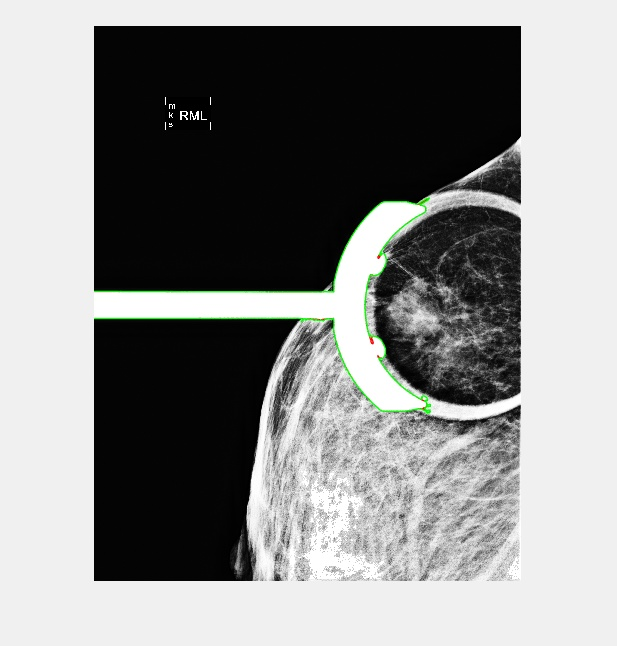
%> input picture DetectObjects/M00029_42539830_t3_20150113_122215_R_ML_Cancer_R_Cancer_irregular-mass-with-spiculated-margins_Invasive-ductal-carcinoma_ct_0_dns_2-Overlay.jpg, 617 x 646 px
$ octave --eval "result = muscle_finder(imread('DetectObjects/M00029_42539830_t3_20150113_122215_R_ML_Cancer_R_Cancer_irregular-mass-with-spiculated-margins_Invasive-ductal-carcinoma_ct_0_dns_2-Overlay.jpg'));"   (GNU Octave 9; MATLAB toolbox functions it lacks are replaced by stand-ins)
%> lines starting %> are read from the running program, lines starting %| are printed output that depends on the picture; in (x1, y1, x2, y2) boxes, pixels count from 0 and x2, y2 are one past the last pixel; in counts of white or black regions, pixels touching at a corner belong together; the program's own positions count from 1

% Input I - Image
%       file - [optional]  filename of image, default 'TEST'
%       DEBUG - [optional] Debug info displayed [0-2], default 0.
% Output
%       xy_long - x,y endpoints of muscle
%       max_angl - maximum muscle angle (due to ambiguities in image).
%       min_angl - minimum muscle angle (due to ambiguities in image).
function [xy_long max_angl min_angl] = muscle_finder(I, file, DEBUG)
xy_long = 0;
max_angl_err = 0;

if nargin == 1
    file = 'TEST';
    DEBUG = 0;
end

MIN_MUSCLE_ANGLE = 30;
MAX_MUSCLE_ANGLE = 85;
EDGE_BOARDER_RATIO = 60/40;
MUSCLE_START_THRESHOLD = 0.40;
PERCENT_WHITE = 0.10;

FILTER_ANGLE = -60;
%JGMMfilt1 = [ones(25,50);-1*ones(25,50)];
filt1 = [ones(10,20);-1*ones(10,20)];
filt2 = imrotate(filt1,FILTER_ANGLE);
%Make filter sum to 1
filt3 = filt2 / (sum(sum(filt2)));

I=double(I(:,:,1));
height=size(I,1);
%> height = 646
width=size(I,2);
%> width = 617

%Resize for speed and filter
%JGMMBW=imfilter(imresize(double(I),0.25),filt3, 'replicate');
BW=imfilter(imresize(double(I),0.5),filt3, 'replicate');
%> BW: size 323x309 double; every value is NaN or infinite
%Normalize
BW = (BW - min(min(BW)))/(max(max(BW)) - min(min(BW)));
%Threshold
mt = MUSCLE_START_THRESHOLD;
while (mt < 1.0)
    BW1 = BW > mt;
    if ((nnz(BW1)/prod(size(BW1))) < PERCENT_WHITE) break; end;
    mt = mt + 0.05;
end
%> after the loop, mt = 0.4
BW = BW1;
%JGMMBW=imresize(BW,4);
BW=imresize(BW,2);
%> BW: size 646x618 logical; every value is 0
if (DEBUG==1) figure; imagesc(BW);colormap gray; end;

%remove noise on image boarder
BW(:,width-5:width)=0;
BW(1:20,:)=0;
BW(height-20:height,:)=0;
%figure; imagesc(BW);colormap gray;

%remove TITLE on image
%JGMMBW(1:800,1:1000) = 0;
BW(1:320,1:400) = 0;

%remove breast boarder
Iboundary=(imdilate(double(I==1),ones(15)));
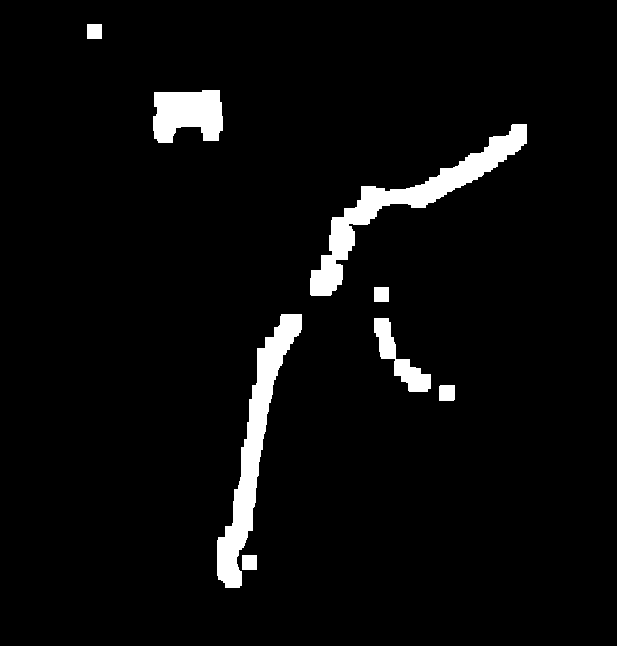
%> Iboundary: size 646x617 double; values 0 (black) and 1 (white), 4.4% white; 8 white regions, largest, box (x1, y1, x2, y2) and area: (310, 124, 527, 296) 6287, (217, 314, 302, 588) 5948, (153, 90, 223, 143) 2968
Iboundary=imfill(Iboundary, 'holes');
%figure; imagesc(Iboundary);colormap gray;
%Remove stray points
Iboundary=~imfill(~Iboundary, 'holes');
%> Iboundary: size 646x617 logical; every value is 0
BW2 = edge(Iboundary);
BW2(:,width-5:width)=0;
BW2(1:20,:)=0;
BW2(height-20:height,:)=0;
%JGMMBW2=(imdilate(double(BW2==1),ones(500)));
BW2=(imdilate(double(BW2==1),ones(200)));
%> BW2: size 646x617 double; every value is 0
BW2=~BW2;
%> BW2: size 646x617 logical; every value is 1
if (DEBUG==1) figure; imagesc(BW2);colormap gray; end;
%JGMM BW = BW & BW2;
BW = imresize(BW, [size(BW2,1) size(BW2,2)]) & BW2;
if (DEBUG==1) figure; imagesc(BW);colormap gray; end;


%START ADJUSTED MATLAB CODE FOR USING HOUGHLINES
[H,T,R] = hough(BW);
%> H: size 1785x180 double; every value is 0
%> T = 180 values from -90 to 89; R = 1785 values from -892 to 892
P  = houghpeaks(H,5,'threshold',ceil(0.5*max(H(:))));
%> P = [1 1; 1 1; 1 1; 1 1; 1 1]
x = T(P(:,2)); y = R(P(:,1));
%> after `x = T(P(:,2))`: x = [-90 -90 -90 -90 -90]
%> after `y = R(P(:,1))`: y = [-892 -892 -892 -892 -892]
% Find lines and plot them
lines = houghlines(BW,T,R,P,'FillGap',5,'MinLength',300);
%> lines = empty struct
if (DEBUG>=1) figure, imagesc(I), colormap gray, hold on; end;
max_len = 0;
min_angl = 90;
max_angl = 0;
for k = 1:length(lines)
    xy = [lines(k).point1; lines(k).point2];
    if (DEBUG==1) plot(xy(:,1),xy(:,2),'LineWidth',2,'Color','green'); end;

    % Plot beginnings and ends of lines
    if (DEBUG==1) plot(xy(1,1),xy(1,2),'x','LineWidth',2,'Color','yellow'); end;
    if (DEBUG==1) plot(xy(2,1),xy(2,2),'x','LineWidth',2,'Color','red'); end;

    % Determine the endpoints of the longest line segment
    angl = atan((xy(1,2)-xy(2,2))/(xy(1,1)-xy(2,1)))*180/pi;
    if ((angl > MIN_MUSCLE_ANGLE) && (angl < MAX_MUSCLE_ANGLE))
        len = norm(lines(k).point1 - lines(k).point2);

        % Eliminate lines closer to boarder then right edge
        dist2edge = double(width - xy(2,1));
        dist2boarder = double(xy(2,1) - find(Iboundary(int16(xy(2,2)),:), 1, 'last'));
        if ((dist2boarder / dist2edge) > EDGE_BOARDER_RATIO)
            if (DEBUG==1) plot(xy(:,1),xy(:,2),'LineWidth',2,'Color','cyan'); end;
            if ( len > max_len)
                max_len = len;
                xy_long = xy;
            end
            if (angl > max_angl)
                max_angl = angl;
                xy_long_max = xy;
            end
            if (angl < min_angl)
                min_angl = angl;
                xy_long_min = xy;
            end
        end
    end

end
%> this loop made 0 passes
%> after the loop, max_angl = 0; max_len = 0; min_angl = 90; xy_long = 0
if (min_angl == 90) min_angl = 0; end

% highlight the longest line segment
if (DEBUG>=1) if (max_len > 0)   plot(xy_long(:,1),xy_long(:,2),'LineWidth',2,'Color','blue'); end; end
if (DEBUG>=1) if (max_angl > 0)  plot(xy_long_max(:,1),xy_long_max(:,2),'LineWidth',2,'Color','yellow'); end; end
if (DEBUG>=1) if (min_angl < 90) plot(xy_long_min(:,1),xy_long_min(:,2),'LineWidth',2,'Color','red'); end; end
%END ADJUSTED MATLAB CODE FOR USING HOUGHLINES
if (DEBUG>=1) title(strrep(file, '_', ' ')); end
end

$ run again, on DetectObjects/Case3.dcm.jpg
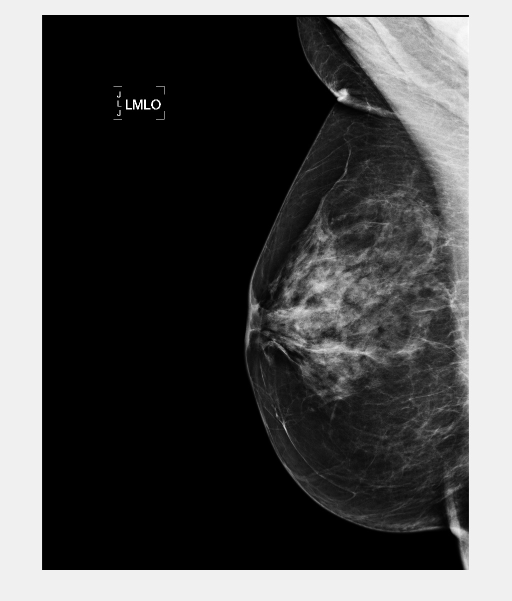
%> input picture DetectObjects/Case3.dcm.jpg, 1024 x 1201 px (shown at 1/2 size)
%> after the loop in muscle_finder, `while (mt < 1.0)`: mt = 0.4
%> in muscle_finder, `Iboundary=(imdilate(double(I==1),ones(15)));`:
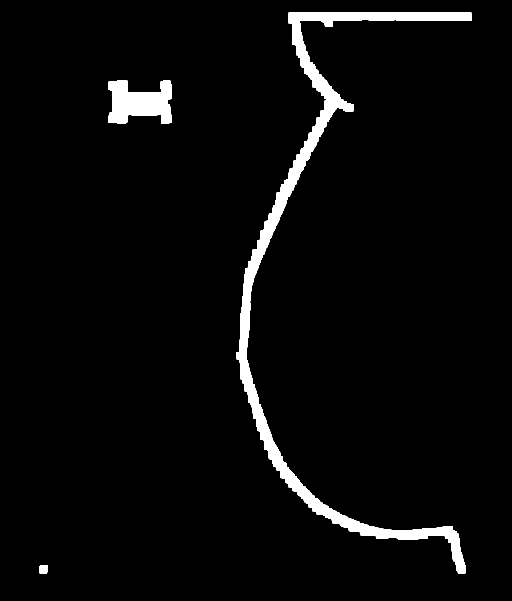
%> Iboundary: size 1201x1024 double (shown at 1/2 size); values 0 (black) and 1 (white), 3.6% white; 3 white regions, box (x1, y1, x2, y2) and area: (473, 25, 944, 1147) 35949, (217, 161, 343, 247) 7602, (79, 1130, 95, 1147) 268
%> H: size 3155x180 double; every value is 0
%> T = 180 values from -90 to 89; R = 3155 values from -1577 to 1577
%> P = [1 1; 1 1; 1 1; 1 1; 1 1]
%> x = [-90 -90 -90 -90 -90]
%> y = [-1577 -1577 -1577 -1577 -1577]
%> lines = empty struct
%> after the loop in muscle_finder, `for k = 1:length(lines)`: max_angl = 0; min_angl = 90; xy_long = 0

$ run again, on DetectObjects/M00028_446476_t3s_20140421_083503_R_MLO_Benign_left_Cancer_punctate-microcalcs_Cancer_ct_1_dns_4-Overlay.jpg
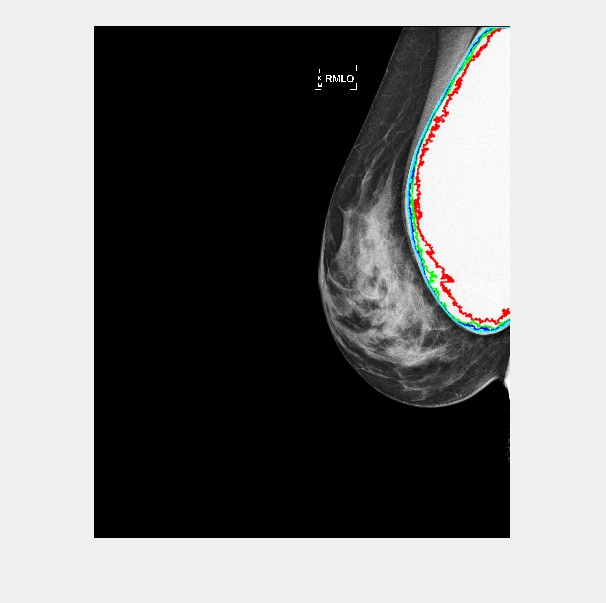
%> input picture DetectObjects/M00028_446476_t3s_20140421_083503_R_MLO_Benign_left_Cancer_punctate-microcalcs_Cancer_ct_1_dns_4-Overlay.jpg, 606 x 603 px
%> after the loop in muscle_finder, `while (mt < 1.0)`: mt = 0.4
%> in muscle_finder, `Iboundary=(imdilate(double(I==1),ones(15)));`:
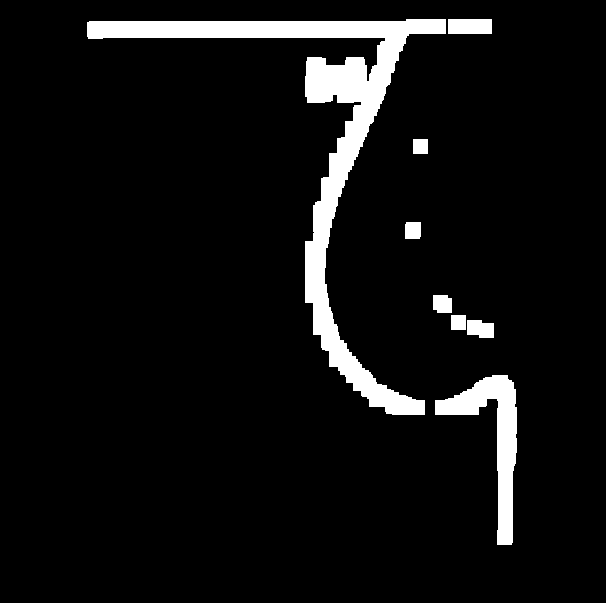
%> Iboundary: size 603x606 double; values 0 (black) and 1 (white), 6.6% white; 8 white regions, largest, box (x1, y1, x2, y2) and area: (87, 19, 446, 415) 17765, (435, 375, 517, 545) 4292, (448, 19, 492, 34) 660
%> H: size 1709x180 double; every value is 0
%> T = 180 values from -90 to 89; R = 1709 values from -854 to 854
%> P = [1 1; 1 1; 1 1; 1 1; 1 1]
%> x = [-90 -90 -90 -90 -90]
%> y = [-854 -854 -854 -854 -854]
%> lines = empty struct
%> after the loop in muscle_finder, `for k = 1:length(lines)`: max_angl = 0; min_angl = 90; xy_long = 0
